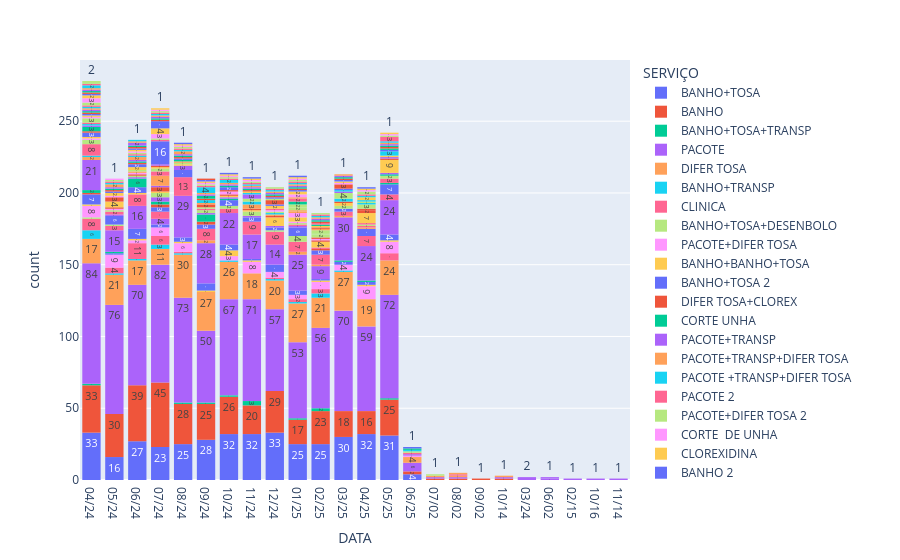

The cell this chart's notebook holds for it:
### Code cell
import plotly.express as px

# for coluna in df.columns:
#     grafico = px.histogram(df, x=coluna, color="SERVIÇO", text_auto=True)
#     grafico.show();

grafico = px.histogram(dataframe, x="DATA", color="SERVIÇO", text_auto=True)
grafico.show();
grafico.write_html("grafico_interativo.html")
